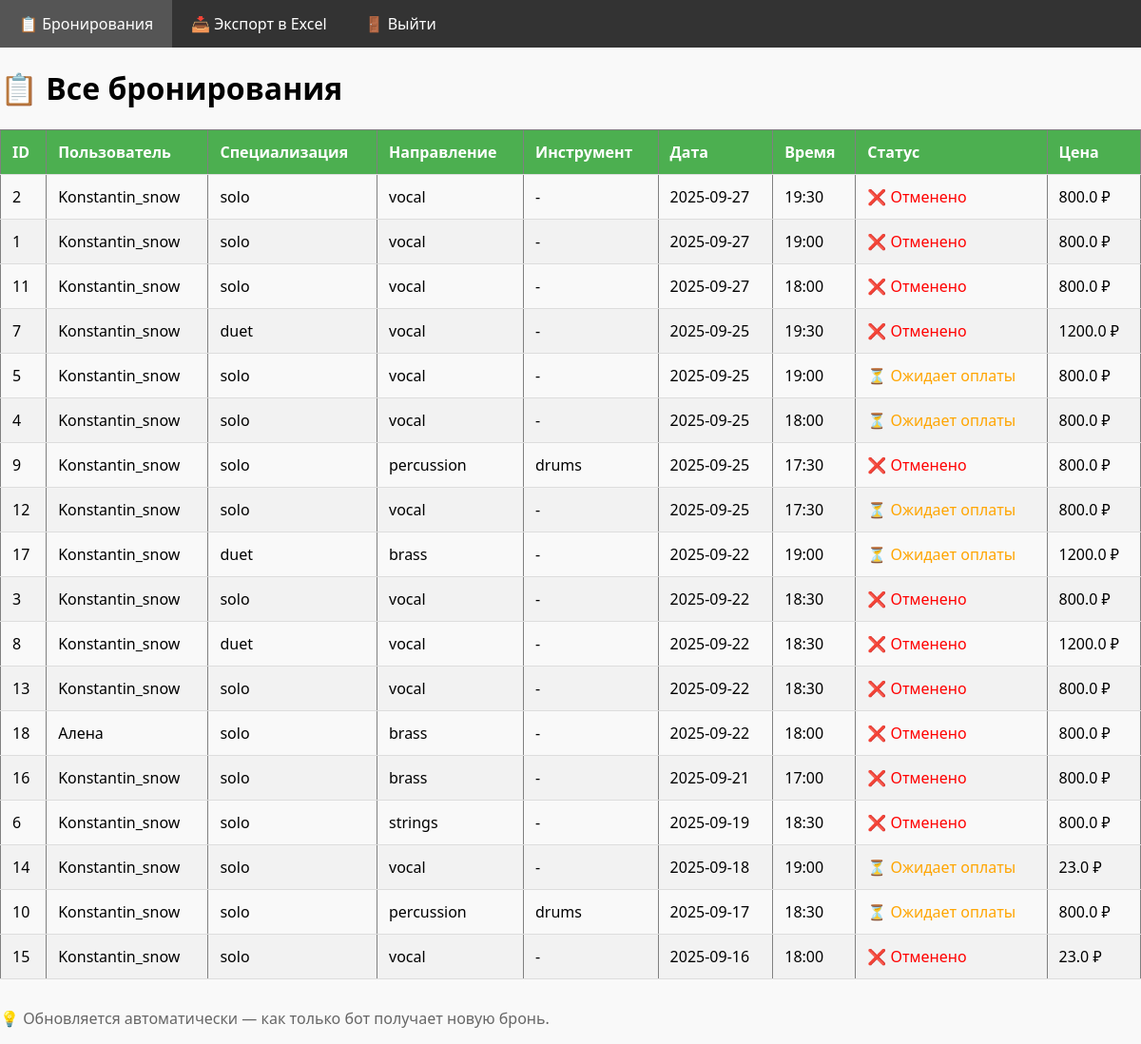
Screenshot of /dashboard (signed in) with the database file from the repository.
### tables this page shows
CREATE TABLE bookings (
            id INTEGER PRIMARY KEY AUTOINCREMENT,
            user_id INTEGER NOT NULL,
            specialization TEXT,
            direction TEXT,
            instrument TEXT,
            date TEXT,  -- YYYY-MM-DD
            time_slot TEXT,  -- HH:MM
            status TEXT DEFAULT 'pending_payment',
            payment_id TEXT,
            created_at DATETIME DEFAULT CURRENT_TIMESTAMP,
            paid_at DATETIME,
            price REAL NOT NULL DEFAULT 800.0
        );

CREATE TABLE users (
            user_id INTEGER PRIMARY KEY,
            username TEXT,
            first_name TEXT,
            language_code TEXT,
            joined_at DATETIME DEFAULT CURRENT_TIMESTAMP
        );

### web_admin/app.py (the view)
@app.route('/dashboard')
def dashboard():
    if 'logged_in' not in session:
        return redirect(url_for('login'))
    conn = get_db()
    c = conn.cursor()
    c.execute('''
        SELECT
            b.id,
            u.username,
            u.first_name,
            b.specialization,
            b.direction,
            b.instrument,
            b.date,
            b.time_slot,
            b.status,
            b.price
        FROM bookings b
        LEFT JOIN users u ON b.user_id = u.user_id
        ORDER BY b.date DESC, b.time_slot DESC
    ''')
    bookings = c.fetchall()
    conn.close()
    return render_template('index.html', bookings=bookings)

### web_admin/app.py (called while the page is built)
def get_db():
    conn = sqlite3.connect(DB_PATH)
    conn.row_factory = sqlite3.Row
    return conn

### web_admin/templates/index.html
{% extends "layout.html" %}
{% block content %}
<h1>📋 Все бронирования</h1>
<table border="1" cellpadding="8" cellspacing="0">
    <thead>
        <tr>
            <th>ID</th>
            <th>Пользователь</th>
            <th>Специализация</th>
            <th>Направление</th>
            <th>Инструмент</th>
            <th>Дата</th>
            <th>Время</th>
            <th>Статус</th>
            <th>Цена</th>
        </tr>
    </thead>
    <tbody>
        {% for b in bookings %}
        <tr>
            <td>{{ b['id'] }}</td>
            <td>{{ b['username'] or b['first_name'] or 'ID:' + b['user_id'] }}</td>
            <td>{{ b['specialization'] }}</td>
            <td>{{ b['direction'] }}</td>
            <td>{{ b['instrument'] or '-' }}</td>
            <td>{{ b['date'] }}</td>
            <td>{{ b['time_slot'] }}</td>
            <td>
                {% if b['status'] == 'confirmed' %}
                    <span style="color: green;">✅ Подтверждено</span>
                {% elif b['status'] == 'pending_payment' %}
                    <span style="color: orange;">⏳ Ожидает оплаты</span>
                {% else %}
                    <span style="color: red;">❌ Отменено</span>
                {% endif %}
            </td>
            <td>{{ b['price'] }} ₽</td>
        </tr>
        {% endfor %}
    </tbody>
</table>
<p style="margin-top: 30px; color: #666;">
    💡 Обновляется автоматически — как только бот получает новую бронь.
</p>
{% endblock %}

### web_admin/templates/layout.html (shortened to what this page needs)
<!DOCTYPE html>
<html>
<head>
    <link rel="stylesheet" href="{{ url_for('static', filename='style.css') }}">
</head>
<body>
    <nav>
        <a href="{{ url_for('dashboard') }}">📋 Бронирования</a>
        <a href="{{ url_for('export_excel') }}">📥 Экспорт в Excel</a>
        <a href="{{ url_for('logout') }}">🚪 Выйти</a>
    </nav>
    <main>
        {% block content %}{% endblock %}
    </main>
</body>
</html>

### web_admin/static/style.css (style rules this page uses)
body { font-family: 'Segoe UI', Tahoma, Geneva, Verdana, sans-serif; margin: 0; padding: 0; background-color: #f9f9f9; }
nav { background-color: #333; overflow: hidden; }
nav a { float: left; display: block; color: white; text-align: center; padding: 14px 20px; text-decoration: none; }
table { width: 100%; border-collapse: collapse; margin: 20px 0; font-size: 16px; }
table th, table td { padding: 12px; text-align: left; border-bottom: 1px solid #ddd; }
table th { background-color: #4CAF50; color: white; }
table tr:nth-child(even) { background-color: #f2f2f2; }

### rows the page displays
bookings: id "2", username "Konstantin_snow", specialization "solo", direction "vocal", instrument "-", date "2025-09-27", time_slot "19:30", status "❌ Отменено", price "800.0"
bookings: id "1", username "Konstantin_snow", specialization "solo", direction "vocal", instrument "-", date "2025-09-27", time_slot "19:00", status "❌ Отменено", price "800.0"
bookings: id "11", username "Konstantin_snow", specialization "solo", direction "vocal", instrument "-", date "2025-09-27", time_slot "18:00", status "❌ Отменено", price "800.0"
bookings: id "7", username "Konstantin_snow", specialization "duet", direction "vocal", instrument "-", date "2025-09-25", time_slot "19:30", status "❌ Отменено", price "1200.0"
bookings: id "5", username "Konstantin_snow", specialization "solo", direction "vocal", instrument "-", date "2025-09-25", time_slot "19:00", status "⏳ Ожидает оплаты", price "800.0"
bookings: id "4", username "Konstantin_snow", specialization "solo", direction "vocal", instrument "-", date "2025-09-25", time_slot "18:00", status "⏳ Ожидает оплаты", price "800.0"
bookings: id "9", username "Konstantin_snow", specialization "solo", direction "percussion", instrument "drums", date "2025-09-25", time_slot "17:30", status "❌ Отменено", price "800.0"
bookings: id "12", username "Konstantin_snow", specialization "solo", direction "vocal", instrument "-", date "2025-09-25", time_slot "17:30", status "⏳ Ожидает оплаты", price "800.0"
bookings: id "17", username "Konstantin_snow", specialization "duet", direction "brass", instrument "-", date "2025-09-22", time_slot "19:00", status "⏳ Ожидает оплаты", price "1200.0"
bookings: id "3", username "Konstantin_snow", specialization "solo", direction "vocal", instrument "-", date "2025-09-22", time_slot "18:30", status "❌ Отменено", price "800.0"
bookings: id "8", username "Konstantin_snow", specialization "duet", direction "vocal", instrument "-", date "2025-09-22", time_slot "18:30", status "❌ Отменено", price "1200.0"
bookings: id "13", username "Konstantin_snow", specialization "solo", direction "vocal", instrument "-", date "2025-09-22", time_slot "18:30", status "❌ Отменено", price "800.0"
bookings: id "18", first_name "Алена", specialization "solo", direction "brass", instrument "-", date "2025-09-22", time_slot "18:00", status "❌ Отменено", price "800.0"
bookings: id "16", username "Konstantin_snow", specialization "solo", direction "brass", instrument "-", date "2025-09-21", time_slot "17:00", status "❌ Отменено", price "800.0"
bookings: id "6", username "Konstantin_snow", specialization "solo", direction "strings", instrument "-", date "2025-09-19", time_slot "18:30", status "❌ Отменено", price "800.0"
bookings: id "14", username "Konstantin_snow", specialization "solo", direction "vocal", instrument "-", date "2025-09-18", time_slot "19:00", status "⏳ Ожидает оплаты", price "23.0"
bookings: id "10", username "Konstantin_snow", specialization "solo", direction "percussion", instrument "drums", date "2025-09-17", time_slot "18:30", status "⏳ Ожидает оплаты", price "800.0"
bookings: id "15", username "Konstantin_snow", specialization "solo", direction "vocal", instrument "-", date "2025-09-16", time_slot "18:00", status "❌ Отменено", price "23.0"
